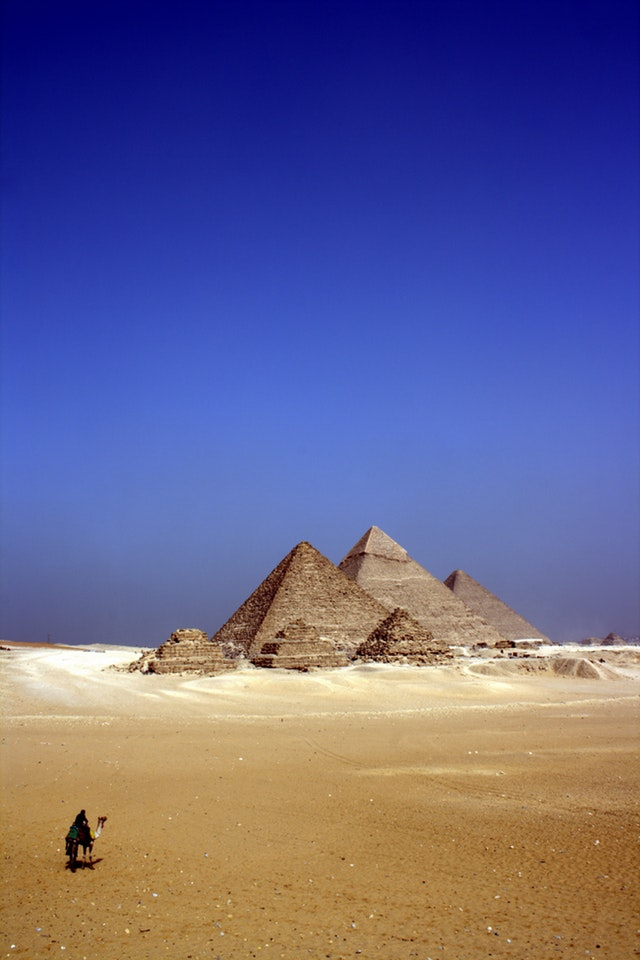
#> input picture Lab1-std/pyramids.jpeg, 640 x 960 px
$ jupyter execute Lab_1_std.ipynb   (shell and % lines are left out)
#> lines starting #> are read from the running program, lines starting #| are printed output that depends on the picture
[cell 1]
import skimage.io as io

# Show the figures / plots inside the notebook
from skimage.color import rgb2gray,rgb2hsv
import matplotlib.pyplot as plt
import numpy as np
from skimage.util import random_noise
import numpy as np

from skimage.exposure import histogram
from matplotlib.pyplot import bar

[cell 2]
def show_images(images,titles=None):
    #This function is used to show image(s) with titles by sending an array of images and an array of associated titles.
    # images[0] will be drawn with the title titles[0] if exists
    # You aren't required to understand this function, use it as-is.
    n_ims = len(images)
    if titles is None: titles = ['(%d)' % i for i in range(1,n_ims + 1)]
    fig = plt.figure()
    n = 1
    for image,title in zip(images,titles):
        a = fig.add_subplot(1,n_ims,n)
        if image.ndim == 2:
            plt.gray()
        plt.imshow(image)
        a.set_title(title)
        n += 1
    fig.set_size_inches(np.array(fig.get_size_inches()) * n_ims)
    plt.show()

[cell 3]
# Ex: imread and imshow
pyramids = io.imread('pyramids.jpeg')
#> pyramids is the input picture: shape (960, 640, 3); mean R, G, B 102.5, 99.6, 141.8
io.imshow(pyramids)
io.show()

[cell 4]
# Use this function to show a histogram
# The image should be gray-scale and should range from 0 to 1
def showHist(img,histogramImg):
    plt.figure()
    bar(histogramImg[1]*255, histogramImg[0], width=0.8, align='center')

[cell 5]
'''
@TODO:
Requirement #1
-Read and print image 'coffee'
-Show and print half of the  image
-----hint :use the attribute shape of numpy to get the image object dimentions
'''

[cell 6]
'''
@TODO:
Requirement #2
RGB to gray and HSV:
1- Write a function 'gray_image' that takes an image as input , then
    -get the gray scale of the image, then
    -display original image and the gray scale one side by side (subplot).
    -hint: use rgb2gray to get the graylevel of the image
- test your function with the image 'pyramids'

2- Write a function 'HSV_image' that takes an image as input , then
   -show the RGB image and the (3 channels of HSV image each channel in separated form ) one side by side (subplot).
   -hint: -use rgb2hsv (to get the hsv representation of the image).
          -To separately get the Hue, Saturation and Value channels, use hsvImg[:,:,X],
           where hsvImg is the hsv representation of the image.
           Hue is the first channel, Saturation is the second and value is the last channel.
- test your function for the images in HSV Folder. And comment on the results.
'''

[cell 7]
'''
Requirement 2 (Noise):
http://scikit-image.org/docs/dev/api/skimage.util.html#skimage.util.random_noise

1.For an image of your choice (the effect of noise must be obvious):
    Read the image.
    Convert it to greyscale.
    Apply salt & pepper noise with
    amount=0.05, 0.5 and 0.9

2. From the other images. Recommend one image that won’t be greatly affected by the noise and state why.
    '''

[cell 8]
'''
Requirement 3 (Histogram):

1- For the given images ( in histogram folder):
    Read the image.
    Apply histogram and show it.
Hint
    A) Use histogram (image) to get histogram. Try different values for nbins (256,64,8), What does it mean? {{nbins in this case means the number of pixel groups on the x-axis for example when it is = 8 it means that every (256/8) pixels are grouped together and any pixel that fall into any of these groups increases the count associated with that x-axis devision. }}
    B) and function(showHist) to draw it.
** 2- Draw a grey-scale image that has uniform histogram
same number of pixels for all intensity levels) using code only. Let the size of the image be 256x256.
use np.ones to draw image with ones.
'''
def showHist2(img,histogramImg, title="",xlabel="",ylabel=""):
    plt.figure()
    plt.title(title)
    plt.xlabel(xlabel)
    plt.ylabel(ylabel)
    bar(histogramImg[1]*255, histogramImg[0], width=0.8, align='center')

images_paths = ['histogram/ex1.jpg','histogram/ex2.png','histogram/ex3.png']
images = []
# 1. read images
for image_path in images_paths:
    ex1 = io.imread(image_path, as_gray=True)
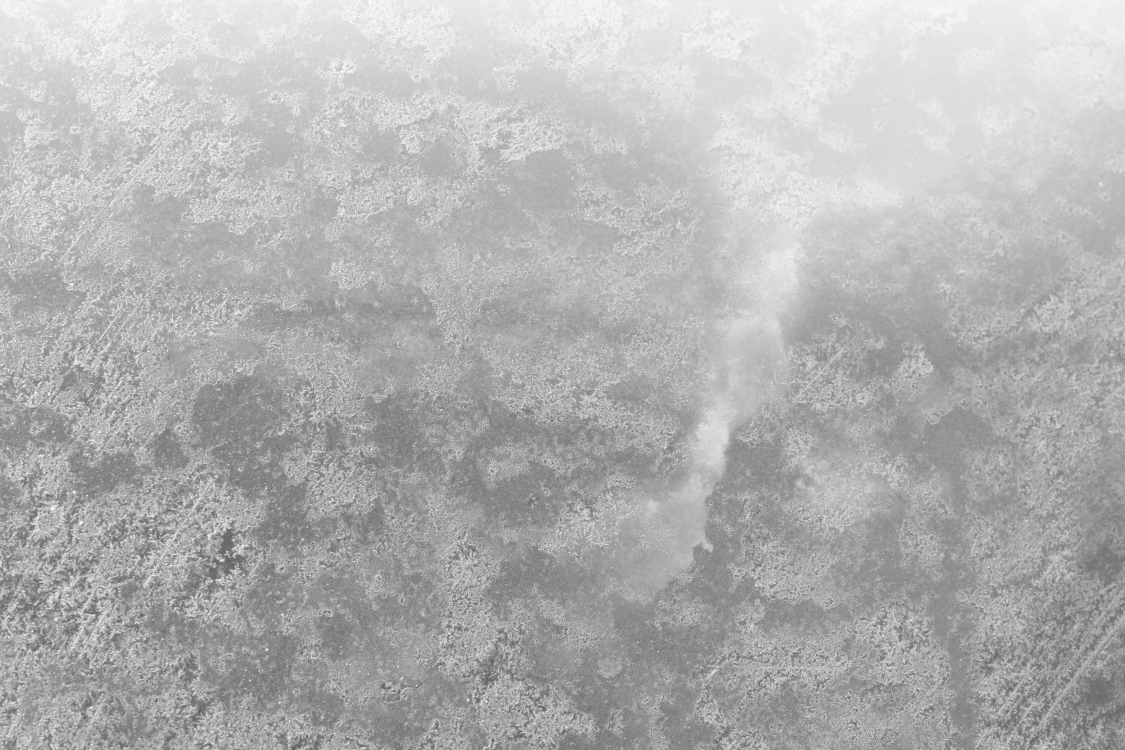
#> input picture Lab1-std/histogram/ex1.jpg, 4500 x 3000 px (shown at 1/4 size)
#> ex1 is the input picture: shape (3000, 4500) float64; min 0.275, max 1, mean 0.698
    """
    A. Answer
    {{nbins in this case means the number of pixel groups on the x-axis for example when it is = 8 it means that every (256/8) pixels are grouped together and any pixel that fall into any of these groups increases the count associated with that x-axis devision. }}
    """
    hist_bins = [256,64,8]
    for bin_width in hist_bins:
        hist1 = histogram(ex1, nbins=bin_width)
        # B.
        showHist2(ex1,hist1,"histogram of image: {} with bins={}".format(image_path,bin_width))
#> figure, not shown here; tallest bar 160967 high, from x = 174.7 to 175.5
#> figure, not shown here; tallest bar 475356 high, from x = 172.2 to 173
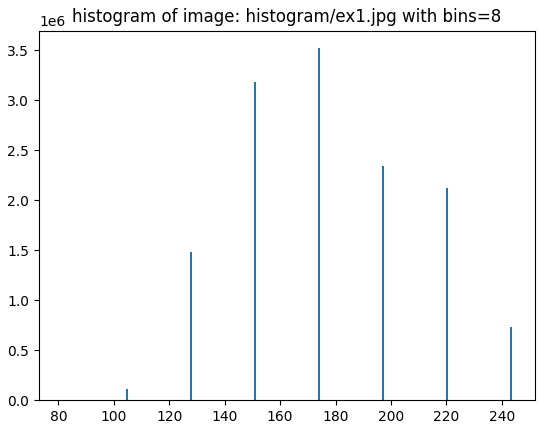
#> figure drawn by matplotlib, 1 panel; tallest bar 3522137 high, from x = 173.7 to 174.5
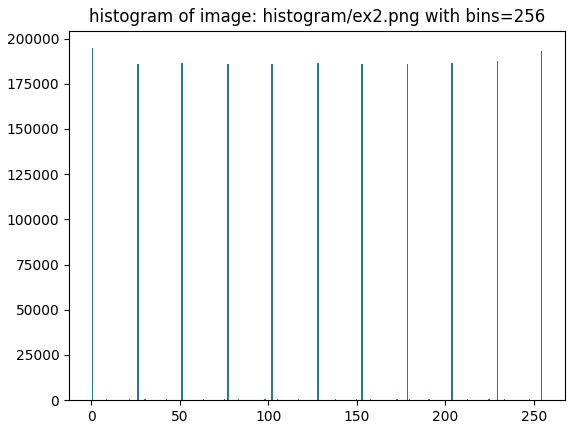
#> figure drawn by matplotlib, 1 panel; tallest bar 194655 high, from x = 0.098 to 0.898
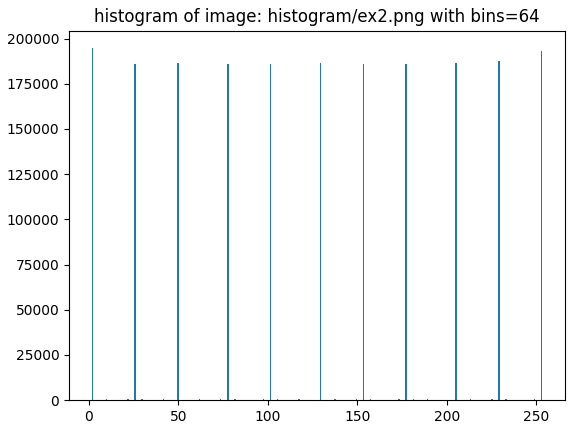
#> figure drawn by matplotlib, 1 panel; tallest bar 194655 high, from x = 1.59 to 2.39
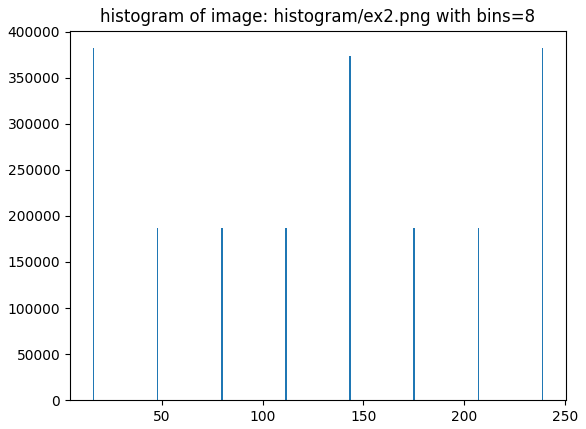
#> figure drawn by matplotlib, 1 panel; tallest bar 382054 high, from x = 15.54 to 16.34
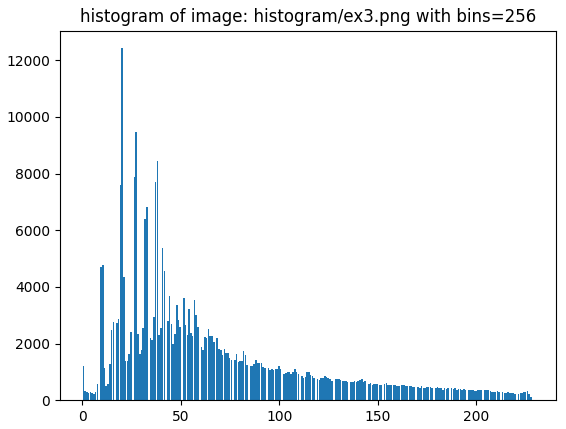
#> figure drawn by matplotlib, 1 panel; tallest bar 12429 high, from x = 19.73 to 20.53
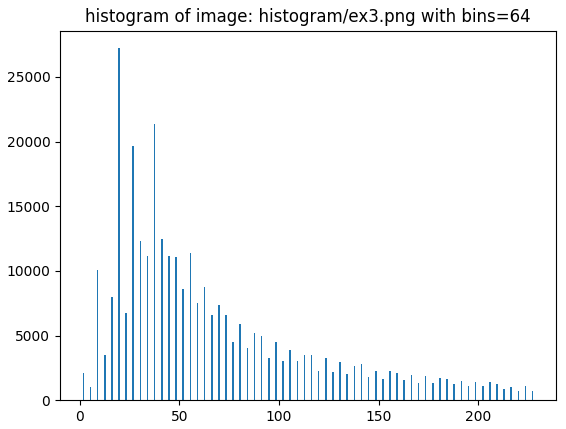
#> figure drawn by matplotlib, 1 panel; tallest bar 27213 high, from x = 19.28 to 20.08
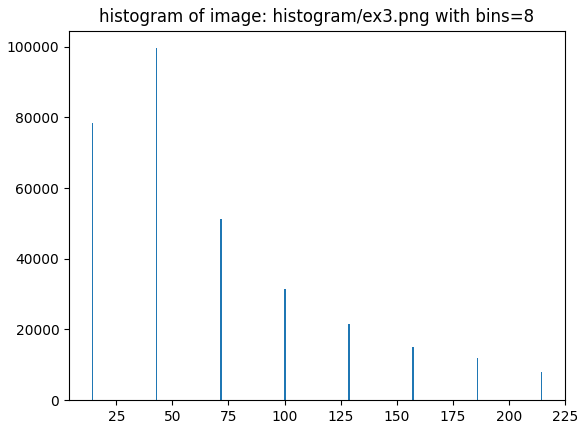
#> figure drawn by matplotlib, 1 panel; tallest bar 99538 high, from x = 42.54 to 43.34

[cell 9]
# second version using showHist function

# 2. Draw a grey-scale image that has uniform histogram
# plt.figure()
uniform_image = np.ones((256,256))
uniform_image[:,0] = 256
for i in range(256):
    uniform_image[:,i] *= (i/255)

plt.title("uniform image")
io.imshow(uniform_image)
uniform_hist = histogram(uniform_image, nbins=256)
# B.
# plt.xlabel("pixel values")
# plt.ylabel("number of occurrence of pixel")
showHist2(uniform_image,uniform_hist,"histogram of uniform image", 'pixel values', 'number of occurence')
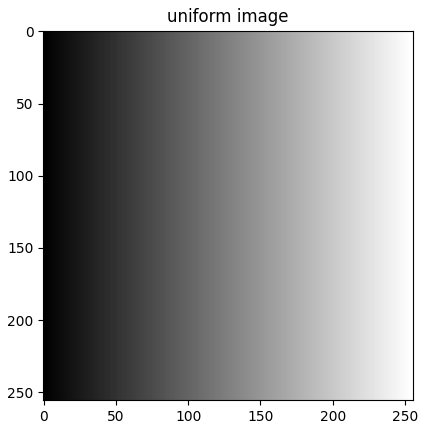
#> figure drawn by matplotlib, 1 panel
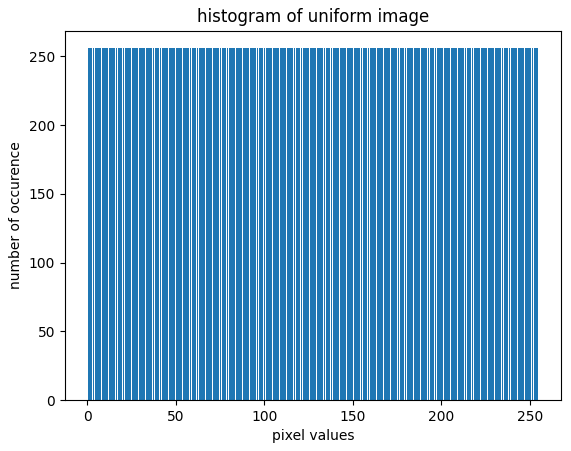
#> figure drawn by matplotlib, 1 panel
